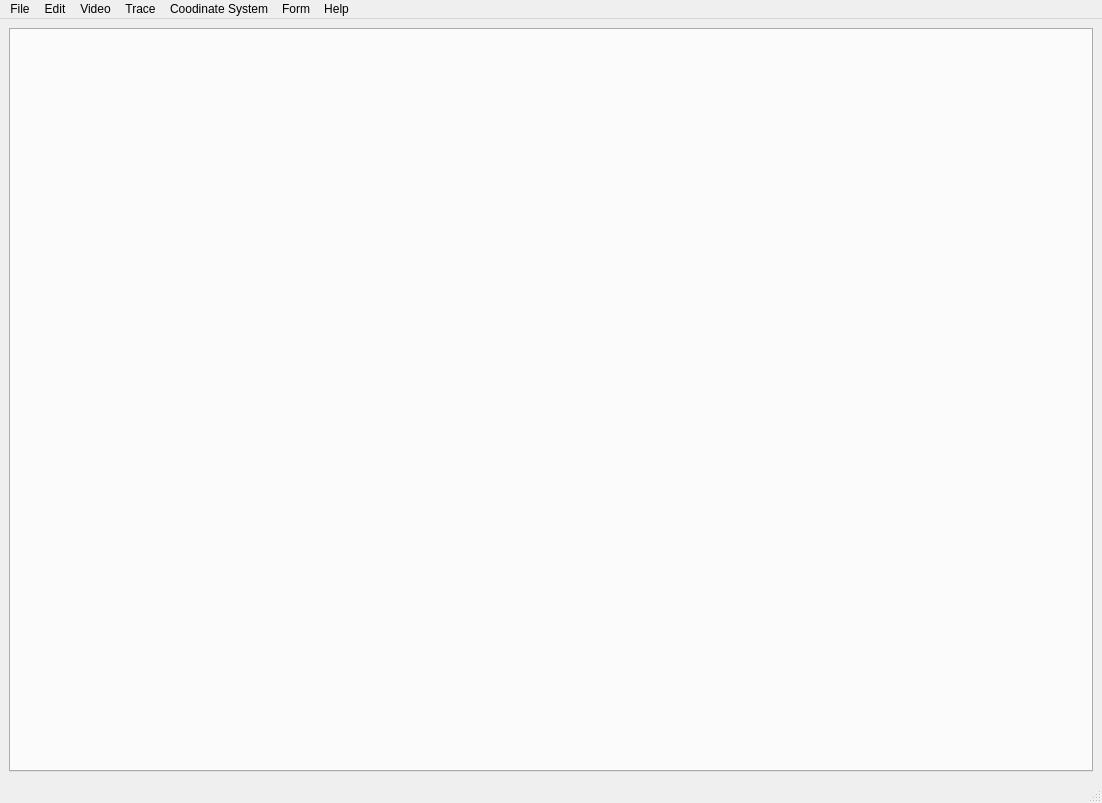
<?xml version="1.0" encoding="UTF-8"?>
<ui version="4.0">
 <class>MainWindow</class>
 <widget class="QMainWindow" name="MainWindow">
  <property name="geometry">
   <rect>
    <x>0</x>
    <y>0</y>
    <width>1102</width>
    <height>803</height>
   </rect>
  </property>
  <property name="windowTitle">
   <string>MainWindow</string>
  </property>
  <property name="windowIcon">
   <iconset resource="../resources/res.qrc">
    <normaloff>:/image/ico/Tico.ico</normaloff>:/image/ico/Tico.ico</iconset>
  </property>
  <widget class="QWidget" name="centralwidget">
   <layout class="QVBoxLayout" name="verticalLayout">
    <item>
     <widget class="QTabWidget" name="tabWidget">
      <property name="currentIndex">
       <number>-1</number>
      </property>
     </widget>
    </item>
   </layout>
  </widget>
  <widget class="QMenuBar" name="menubar">
   <property name="geometry">
    <rect>
     <x>0</x>
     <y>0</y>
     <width>1102</width>
     <height>24</height>
    </rect>
   </property>
   <widget class="QMenu" name="menuFile">
    <property name="title">
     <string>File</string>
    </property>
    <addaction name="actionNew"/>
    <addaction name="separator"/>
    <addaction name="actionOpen"/>
    <addaction name="actionRecently"/>
    <addaction name="separator"/>
    <addaction name="actionClose"/>
    <addaction name="actionClose_All_Tabs"/>
    <addaction name="separator"/>
    <addaction name="actionSave"/>
    <addaction name="actionSave_As"/>
    <addaction name="separator"/>
    <addaction name="actionImport"/>
    <addaction name="actionExport"/>
    <addaction name="separator"/>
    <addaction name="actionProperties"/>
    <addaction name="separator"/>
    <addaction name="actionPrint"/>
    <addaction name="actionExit"/>
   </widget>
   <widget class="QMenu" name="menuEdit">
    <property name="title">
     <string>Edit</string>
    </property>
    <widget class="QMenu" name="menuMat_Size">
     <property name="title">
      <string>Mat Size</string>
     </property>
     <addaction name="action480x360"/>
     <addaction name="action640x480"/>
     <addaction name="action960x720"/>
     <addaction name="action1280x960"/>
     <addaction name="action1600x1200"/>
     <addaction name="action2400x1800"/>
    </widget>
    <addaction name="actionUndo"/>
    <addaction name="actionRedo"/>
    <addaction name="separator"/>
    <addaction name="actionCopy_Image"/>
    <addaction name="actionCopy_Object"/>
    <addaction name="separator"/>
    <addaction name="actionPaste"/>
    <addaction name="separator"/>
    <addaction name="actionDelete"/>
    <addaction name="separator"/>
    <addaction name="actionNumbers"/>
    <addaction name="separator"/>
    <addaction name="menuMat_Size"/>
    <addaction name="separator"/>
    <addaction name="actionFont_Size"/>
    <addaction name="separator"/>
    <addaction name="actionLanguage"/>
    <addaction name="separator"/>
    <addaction name="actionPreferences"/>
   </widget>
   <widget class="QMenu" name="menuVideo">
    <property name="title">
     <string>Video</string>
    </property>
    <addaction name="actionImport_Video"/>
    <addaction name="separator"/>
    <addaction name="actionGo_to"/>
    <addaction name="actionApply_Cut"/>
    <addaction name="separator"/>
    <addaction name="actionPaste_Image"/>
   </widget>
   <widget class="QMenu" name="menuTrace">
    <property name="title">
     <string>Trace</string>
    </property>
    <widget class="QMenu" name="menuNew">
     <property name="title">
      <string>New</string>
     </property>
     <widget class="QMenu" name="menuExternal_Model">
      <property name="title">
       <string>External Model</string>
      </property>
      <addaction name="actionText_File"/>
      <addaction name="actionClipboard"/>
      <addaction name="separator"/>
      <addaction name="actionHelp_External_Model"/>
     </widget>
     <widget class="QMenu" name="menuMeasuring_Tools">
      <property name="title">
       <string>Measuring Tools</string>
      </property>
      <addaction name="actionTape_Measure"/>
      <addaction name="actionProtractor"/>
      <addaction name="actionCircle_Fitter"/>
     </widget>
     <widget class="QMenu" name="menuDynamic_Model">
      <property name="title">
       <string>Dynamic Model</string>
      </property>
      <addaction name="actionCartesian"/>
      <addaction name="actionPolar"/>
      <addaction name="actionTwo_Body_System"/>
     </widget>
     <widget class="QMenu" name="menuCalibration_Tools">
      <property name="title">
       <string>Calibration Tools</string>
      </property>
      <addaction name="actionCalibration_Stick"/>
      <addaction name="actionCalibration_Points"/>
      <addaction name="actionOffset_Origin"/>
     </widget>
     <addaction name="actionPoint_Mass"/>
     <addaction name="actionCenter_Of_Mass"/>
     <addaction name="separator"/>
     <addaction name="actionVector"/>
     <addaction name="actionVector_Sum"/>
     <addaction name="separator"/>
     <addaction name="actionLine_Profile"/>
     <addaction name="actionRGB_Region"/>
     <addaction name="separator"/>
     <addaction name="actionKinematic_Model"/>
     <addaction name="menuDynamic_Model"/>
     <addaction name="menuExternal_Model"/>
     <addaction name="separator"/>
     <addaction name="menuMeasuring_Tools"/>
     <addaction name="separator"/>
     <addaction name="menuCalibration_Tools"/>
    </widget>
    <addaction name="menuNew"/>
   </widget>
   <widget class="QMenu" name="menuCoodination">
    <property name="title">
     <string>Coodinate System</string>
    </property>
    <widget class="QMenu" name="menuReference_Frame">
     <property name="title">
      <string>Reference Frame</string>
     </property>
     <addaction name="actionDefault_ReferenceFrame"/>
    </widget>
    <addaction name="actionUnits"/>
    <addaction name="separator"/>
    <addaction name="actionLocked"/>
    <addaction name="separator"/>
    <addaction name="actionFiexed_Origin"/>
    <addaction name="actionFixed_Angle"/>
    <addaction name="actionFixed_Scale"/>
    <addaction name="separator"/>
    <addaction name="menuReference_Frame"/>
   </widget>
   <widget class="QMenu" name="menuForm">
    <property name="title">
     <string>Form</string>
    </property>
    <addaction name="actionRight_Views"/>
    <addaction name="actionBottom_Views"/>
    <addaction name="separator"/>
    <addaction name="actionTrack_Control"/>
    <addaction name="actionNotes"/>
    <addaction name="separator"/>
    <addaction name="actionData_Builder"/>
    <addaction name="actionData_Tool"/>
   </widget>
   <widget class="QMenu" name="menuHelp">
    <property name="title">
     <string>Help</string>
    </property>
    <addaction name="actionQuick_Start"/>
    <addaction name="actionTracker_Help"/>
    <addaction name="actionOnline_Help"/>
    <addaction name="actionOnline_Forum"/>
    <addaction name="actionTracker_Readme"/>
    <addaction name="separator"/>
    <addaction name="actionShow_Hints"/>
    <addaction name="separator"/>
    <addaction name="actionTracker_Online"/>
    <addaction name="separator"/>
    <addaction name="actionDiagnostics"/>
    <addaction name="separator"/>
    <addaction name="actionUpgrades"/>
    <addaction name="actionAbout_Tracker"/>
   </widget>
   <addaction name="menuFile"/>
   <addaction name="menuEdit"/>
   <addaction name="menuVideo"/>
   <addaction name="menuTrace"/>
   <addaction name="menuCoodination"/>
   <addaction name="menuForm"/>
   <addaction name="menuHelp"/>
  </widget>
  <widget class="QStatusBar" name="statusbar"/>
  <action name="actionNew">
   <property name="text">
    <string>New</string>
   </property>
  </action>
  <action name="actionOpen">
   <property name="text">
    <string>Open</string>
   </property>
  </action>
  <action name="actionClose">
   <property name="text">
    <string>Close Tab</string>
   </property>
  </action>
  <action name="actionClose_All_Tabs">
   <property name="text">
    <string>Close All Tabs</string>
   </property>
  </action>
  <action name="actionSave">
   <property name="text">
    <string>Save</string>
   </property>
  </action>
  <action name="actionSave_As">
   <property name="text">
    <string>Save As</string>
   </property>
  </action>
  <action name="actionImport">
   <property name="text">
    <string>Import</string>
   </property>
  </action>
  <action name="actionExport">
   <property name="text">
    <string>Export</string>
   </property>
  </action>
  <action name="actionProperties">
   <property name="text">
    <string>Properties</string>
   </property>
  </action>
  <action name="actionPrint">
   <property name="text">
    <string>Print</string>
   </property>
  </action>
  <action name="actionExit">
   <property name="text">
    <string>Exit</string>
   </property>
  </action>
  <action name="actionRecently">
   <property name="text">
    <string>Recently</string>
   </property>
  </action>
  <action name="actionUndo">
   <property name="text">
    <string>Undo</string>
   </property>
  </action>
  <action name="actionRedo">
   <property name="text">
    <string>Redo</string>
   </property>
  </action>
  <action name="actionCopy_Image">
   <property name="text">
    <string>Copy Image</string>
   </property>
  </action>
  <action name="actionCopy_Object">
   <property name="text">
    <string>Copy Object</string>
   </property>
  </action>
  <action name="actionPaste">
   <property name="text">
    <string>Paste</string>
   </property>
  </action>
  <action name="actionDelete">
   <property name="text">
    <string>Delete</string>
   </property>
  </action>
  <action name="actionNumbers">
   <property name="text">
    <string>Numbers</string>
   </property>
  </action>
  <action name="actionFont_Size">
   <property name="text">
    <string>Font Size</string>
   </property>
  </action>
  <action name="actionLanguage">
   <property name="text">
    <string>Language</string>
   </property>
  </action>
  <action name="actionPreferences">
   <property name="text">
    <string>Preferences</string>
   </property>
  </action>
  <action name="actionImport_Video">
   <property name="text">
    <string>Import Video</string>
   </property>
  </action>
  <action name="actionGo_to">
   <property name="text">
    <string>Go to</string>
   </property>
  </action>
  <action name="actionApply_Cut">
   <property name="text">
    <string>Apply Cut</string>
   </property>
  </action>
  <action name="actionPaste_Image">
   <property name="text">
    <string>Paste Image</string>
   </property>
  </action>
  <action name="action480x360">
   <property name="checkable">
    <bool>true</bool>
   </property>
   <property name="text">
    <string>480x360</string>
   </property>
  </action>
  <action name="action640x480">
   <property name="checkable">
    <bool>true</bool>
   </property>
   <property name="text">
    <string>640x480</string>
   </property>
  </action>
  <action name="action960x720">
   <property name="checkable">
    <bool>true</bool>
   </property>
   <property name="text">
    <string>960x720</string>
   </property>
  </action>
  <action name="action1280x960">
   <property name="checkable">
    <bool>true</bool>
   </property>
   <property name="checked">
    <bool>true</bool>
   </property>
   <property name="text">
    <string>1280x960</string>
   </property>
  </action>
  <action name="action1600x1200">
   <property name="checkable">
    <bool>true</bool>
   </property>
   <property name="text">
    <string>1600x1200</string>
   </property>
  </action>
  <action name="action2400x1800">
   <property name="checkable">
    <bool>true</bool>
   </property>
   <property name="text">
    <string>2400x1800</string>
   </property>
  </action>
  <action name="actionPoint_Mass">
   <property name="text">
    <string>Point Mass</string>
   </property>
  </action>
  <action name="actionCenter_Of_Mass">
   <property name="text">
    <string>Center Of Mass</string>
   </property>
  </action>
  <action name="actionVector">
   <property name="text">
    <string>Vector</string>
   </property>
  </action>
  <action name="actionVector_Sum">
   <property name="text">
    <string>Vector Sum</string>
   </property>
  </action>
  <action name="actionLine_Profile">
   <property name="text">
    <string>Line Profile</string>
   </property>
  </action>
  <action name="actionRGB_Region">
   <property name="text">
    <string>RGB Region</string>
   </property>
  </action>
  <action name="actionKinematic_Model">
   <property name="text">
    <string>Kinematic Model</string>
   </property>
  </action>
  <action name="actionCartesian">
   <property name="text">
    <string>Cartesian</string>
   </property>
  </action>
  <action name="actionPolar">
   <property name="text">
    <string>Polar</string>
   </property>
  </action>
  <action name="actionTwo_Body_System">
   <property name="text">
    <string>Two-Body System</string>
   </property>
  </action>
  <action name="actionText_File">
   <property name="text">
    <string>Text File</string>
   </property>
  </action>
  <action name="actionClipboard">
   <property name="text">
    <string>Clipboard</string>
   </property>
  </action>
  <action name="actionHelp_External_Model">
   <property name="text">
    <string>Help</string>
   </property>
  </action>
  <action name="actionTape_Measure">
   <property name="text">
    <string>Tape Measure</string>
   </property>
  </action>
  <action name="actionProtractor">
   <property name="text">
    <string>Protractor</string>
   </property>
  </action>
  <action name="actionCircle_Fitter">
   <property name="text">
    <string>Circle Fitter</string>
   </property>
  </action>
  <action name="actionCalibration_Stick">
   <property name="text">
    <string>Calibration Stick</string>
   </property>
  </action>
  <action name="actionCalibration_Points">
   <property name="text">
    <string>Calibration Points</string>
   </property>
  </action>
  <action name="actionOffset_Origin">
   <property name="text">
    <string>Offset Origin</string>
   </property>
  </action>
  <action name="actionUnits">
   <property name="text">
    <string>Units</string>
   </property>
  </action>
  <action name="actionLocked">
   <property name="checkable">
    <bool>true</bool>
   </property>
   <property name="text">
    <string>Locked</string>
   </property>
  </action>
  <action name="actionFiexed_Origin">
   <property name="checkable">
    <bool>true</bool>
   </property>
   <property name="checked">
    <bool>true</bool>
   </property>
   <property name="text">
    <string>Fiexed Origin</string>
   </property>
  </action>
  <action name="actionFixed_Angle">
   <property name="checkable">
    <bool>true</bool>
   </property>
   <property name="checked">
    <bool>true</bool>
   </property>
   <property name="text">
    <string>Fixed Angle</string>
   </property>
  </action>
  <action name="actionFixed_Scale">
   <property name="checkable">
    <bool>true</bool>
   </property>
   <property name="checked">
    <bool>true</bool>
   </property>
   <property name="text">
    <string>Fixed Scale</string>
   </property>
  </action>
  <action name="actionDefault_ReferenceFrame">
   <property name="checkable">
    <bool>true</bool>
   </property>
   <property name="checked">
    <bool>true</bool>
   </property>
   <property name="text">
    <string>Default</string>
   </property>
  </action>
  <action name="actionRight_Views">
   <property name="checkable">
    <bool>true</bool>
   </property>
   <property name="text">
    <string>Right Views</string>
   </property>
  </action>
  <action name="actionBottom_Views">
   <property name="checkable">
    <bool>true</bool>
   </property>
   <property name="text">
    <string>Bottom Views</string>
   </property>
  </action>
  <action name="actionTrack_Control">
   <property name="checkable">
    <bool>true</bool>
   </property>
   <property name="text">
    <string>Track Control</string>
   </property>
  </action>
  <action name="actionNotes">
   <property name="checkable">
    <bool>true</bool>
   </property>
   <property name="text">
    <string>Notes</string>
   </property>
  </action>
  <action name="actionData_Builder">
   <property name="checkable">
    <bool>true</bool>
   </property>
   <property name="text">
    <string>Data Builder</string>
   </property>
  </action>
  <action name="actionData_Tool">
   <property name="checkable">
    <bool>true</bool>
   </property>
   <property name="text">
    <string>Data Tool</string>
   </property>
  </action>
  <action name="actionQuick_Start">
   <property name="text">
    <string>Quick Start</string>
   </property>
  </action>
  <action name="actionTracker_Help">
   <property name="text">
    <string>Tracker Help</string>
   </property>
  </action>
  <action name="actionOnline_Help">
   <property name="text">
    <string>Online Help</string>
   </property>
  </action>
  <action name="actionOnline_Forum">
   <property name="text">
    <string>Online Forum</string>
   </property>
  </action>
  <action name="actionTracker_Readme">
   <property name="text">
    <string>Tracker Readme</string>
   </property>
  </action>
  <action name="actionShow_Hints">
   <property name="text">
    <string>Show Hints</string>
   </property>
  </action>
  <action name="actionTracker_Online">
   <property name="text">
    <string>Tracker Online</string>
   </property>
  </action>
  <action name="actionDiagnostics">
   <property name="text">
    <string>Diagnostics</string>
   </property>
  </action>
  <action name="actionUpgrades">
   <property name="text">
    <string>Upgrades</string>
   </property>
  </action>
  <action name="actionAbout_Tracker">
   <property name="text">
    <string>About Tracker</string>
   </property>
  </action>
 </widget>
 <resources>
  <include location="../resources/res.qrc"/>
 </resources>
 <connections/>
</ui>
